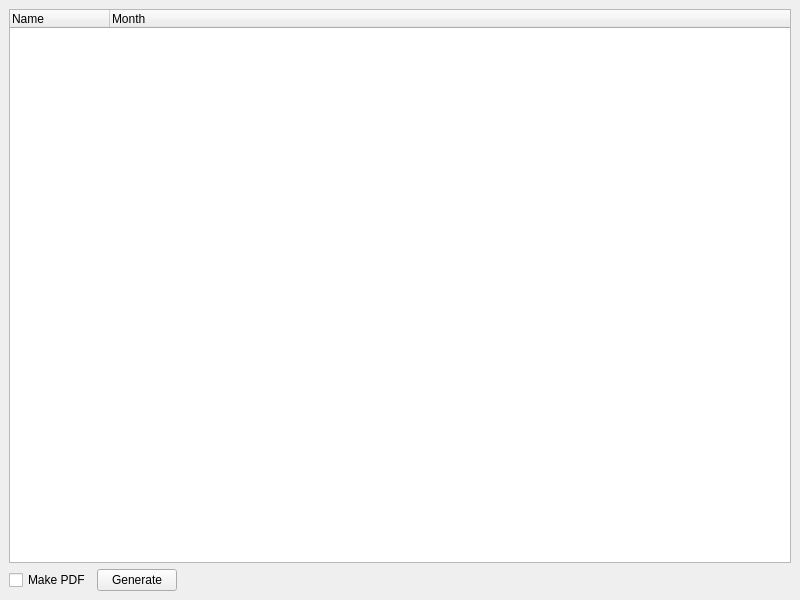
<?xml version="1.0" encoding="UTF-8"?>
<ui version="4.0">
 <class>Payslips2</class>
 <widget class="QMainWindow" name="Payslips2">
  <property name="geometry">
   <rect>
    <x>0</x>
    <y>0</y>
    <width>800</width>
    <height>600</height>
   </rect>
  </property>
  <property name="windowTitle">
   <string>Payslips</string>
  </property>
  <property name="windowIcon">
   <iconset resource="payroll_resources.qrc">
    <normaloff>:/payroll/otherimages/Users.png</normaloff>:/payroll/otherimages/Users.png</iconset>
  </property>
  <widget class="QWidget" name="centralwidget">
   <layout class="QVBoxLayout" name="verticalLayout">
    <item>
     <widget class="QTreeWidget" name="lstEmployees">
      <property name="alternatingRowColors">
       <bool>true</bool>
      </property>
      <column>
       <property name="text">
        <string>Name</string>
       </property>
      </column>
      <column>
       <property name="text">
        <string>Month</string>
       </property>
      </column>
     </widget>
    </item>
    <item>
     <layout class="QHBoxLayout" name="horizontalLayout">
      <item>
       <widget class="QCheckBox" name="chkPdf">
        <property name="text">
         <string>Make PDF</string>
        </property>
       </widget>
      </item>
      <item>
       <widget class="QPushButton" name="cmdGenerate">
        <property name="text">
         <string>Generate</string>
        </property>
        <property name="icon">
         <iconset resource="payroll_resources.qrc">
          <normaloff>:/payroll/images/preferences.png</normaloff>:/payroll/images/preferences.png</iconset>
        </property>
       </widget>
      </item>
      <item>
       <spacer name="horizontalSpacer">
        <property name="orientation">
         <enum>Qt::Horizontal</enum>
        </property>
        <property name="sizeHint" stdset="0">
         <size>
          <width>40</width>
          <height>20</height>
         </size>
        </property>
       </spacer>
      </item>
     </layout>
    </item>
   </layout>
  </widget>
 </widget>
 <resources>
  <include location="payroll_resources.qrc"/>
 </resources>
 <connections/>
</ui>
